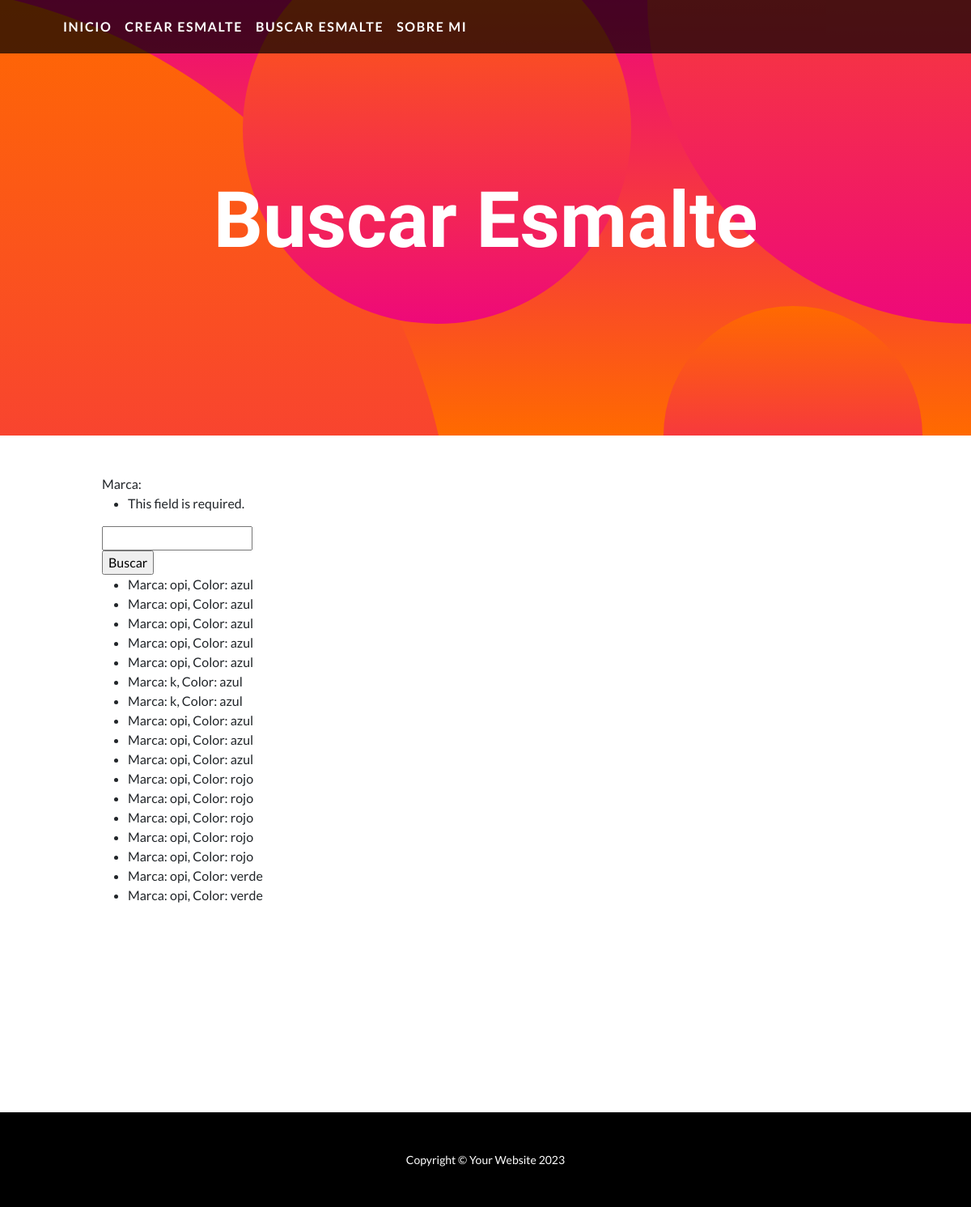
The app's page /buscar-esmalte/, older data.
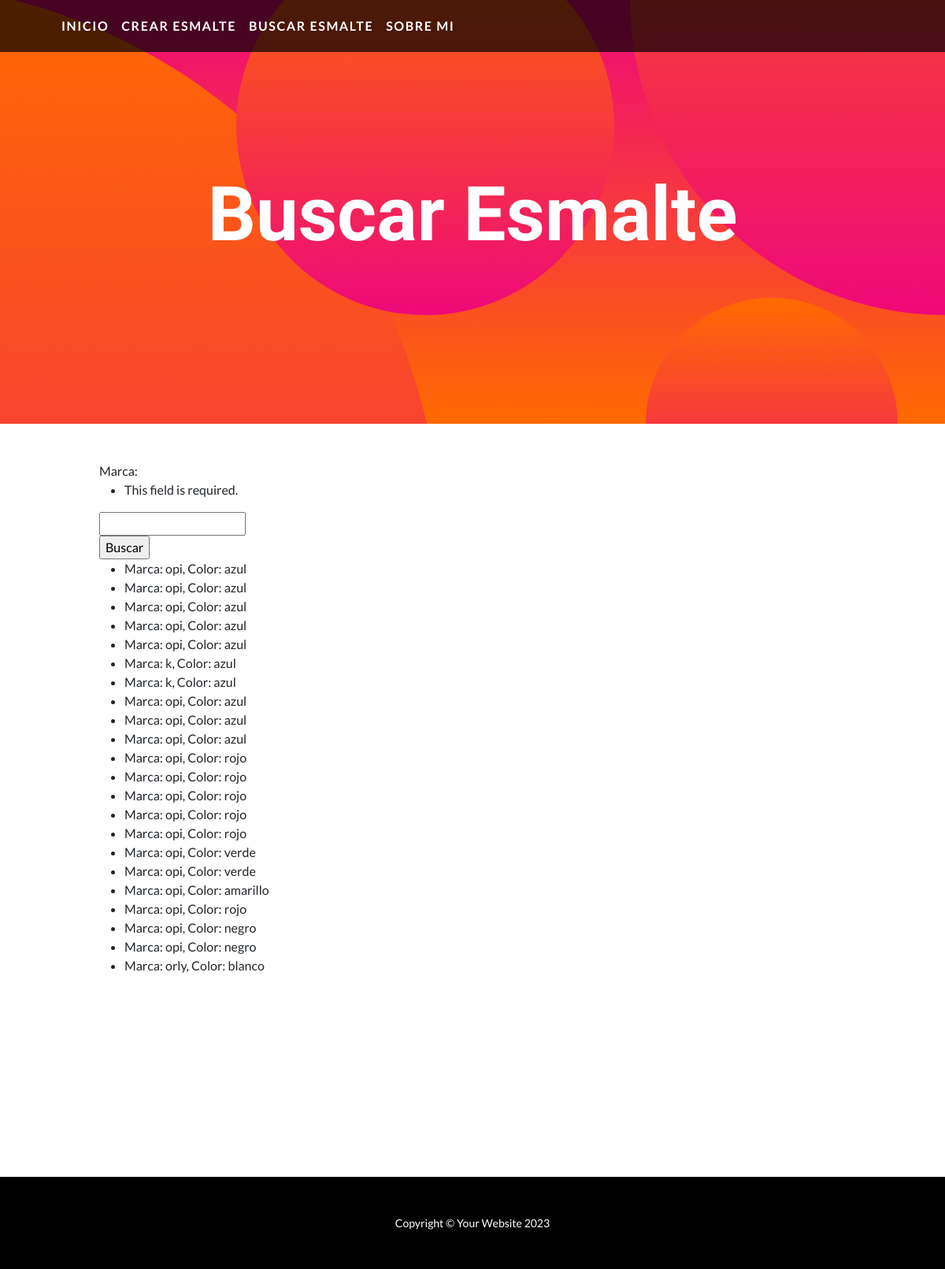
The same page, newer data.
### esmaltes/models.py (models this page shows, shortened)
class Colores(models.Model):
    color = models.CharField(max_length=15)
    marca = models.CharField(max_length=15)

### esmaltes/views.py (the view)
# urls.py: path('buscar-esmalte/', buscar_esmaltes, name='buscar_esmaltes'),
def buscar_esmaltes(request):
    formulario=BuscarEsmalteFormulario(request.GET)
    esmaltes=Colores.objects.all()
    if formulario.is_valid():
        marca=formulario.cleaned_data.get('marca')
        if marca:
            esmaltes=Colores.objects.filter(marca__icontains=marca)
    return render (request, 'buscar_esmalte.html', {'esmaltes': esmaltes, 'forms': formulario})

### esmaltes/forms.py
class BuscarEsmalteFormulario(forms.Form):
    marca = forms.CharField(max_length=20)

### templates/buscar_esmalte.html (shortened to what this page needs)
{% extends 'index.html' %}
{%block header%}
<div class="masthead-content">
   <div class="container px-5">
       <h1 class="masthead-heading mb-0">Buscar Esmalte</h1>
   </div>
</div>
<div class="bg-circle-1 bg-circle"></div>
<div class="bg-circle-2 bg-circle"></div>
<div class="bg-circle-3 bg-circle"></div>
<div class="bg-circle-4 bg-circle"></div>
{%endblock header%}
{%block content%}
<form action="{% url 'buscar_esmaltes' %}" method="get">
    {{ forms }}
    <input type="submit" value="Buscar">
</form>
<ul>
{% if esmaltes %}
{% for esmalte in esmaltes %}
<li>
 Marca: {{ esmalte.marca }}, Color: {{ esmalte.color }}</li>
{% endfor %}
{% else %}
<p>No hay esmaltes registrados.</p>
{% endif %}
</ul>
{%endblock content%}

### templates/index.html (shortened to what this page needs)
{% extends "base.html" %}
{% load static %}

### templates/base.html (shortened to what this page needs)
<!DOCTYPE html>
<html lang="en">
    {% load static %}
    <head>
        <link href= {% static "css/styles.css"%} rel="stylesheet" />
    </head>
    <body id='page-top' class="{% if request.path == '/buscar-esmalte/' %}ruta-especial{% endif %}">
        <nav class="navbar navbar-expand-lg navbar-dark navbar-custom fixed-top">
            <div class="container px-5">
                <a class="navbar-brand" href= {% url "inicio" %} > Inicio </a>
                <a class="navbar-brand" href= {% url "crear_esmaltes" %} >Crear Esmalte</a>
                <a class="navbar-brand" href= {% url "buscar_esmaltes" %} >Buscar Esmalte</a>
                <a class="navbar-brand" href= {% url "mi_vista" %} >Sobre mi</a>
            </div>
        </nav>
        <header class="masthead text-center text-white">
            {%block header%}{% endblock header%}
        </header>
        <section id="scroll">
            <div class="container px-5">
                <div class="row gx-5 align-items-center">
                    <div class="col-lg-6 order-lg-1">
                        <div class="p-5">
                            {% block content %}
                            {% endblock content %}
                        </div>
                    </div>
                </div>
            </div>
        </section>
        <section>
            <div class="container px-5">
                <div class="row gx-5 align-items-center">
                    <div class="col-lg-6">
                        <div class="p-5">
                        </div>
                    </div>
                </div>
            </div>
        </section>
        <section>
            <div class="container px-5">
                <div class="row gx-5 align-items-center">
                    <div class="col-lg-6 order-lg-1">
                        <div class="p-5">
                        </div>
                    </div>
                </div>
            </div>
        </section>
        <footer class="py-5 bg-black">
            <div class="container px-5"><p class="m-0 text-center text-white small">Copyright &copy; Your Website 2023</p></div>
        </footer>
    </body>
</html>

Row changes from the older to the newer data that the page shows:
added Colores: marca "opi", color "amarillo"
added Colores: marca "opi", color "rojo"
added Colores: marca "opi", color "negro"
added Colores: marca "opi", color "negro"
added Colores: marca "orly", color "blanco"
